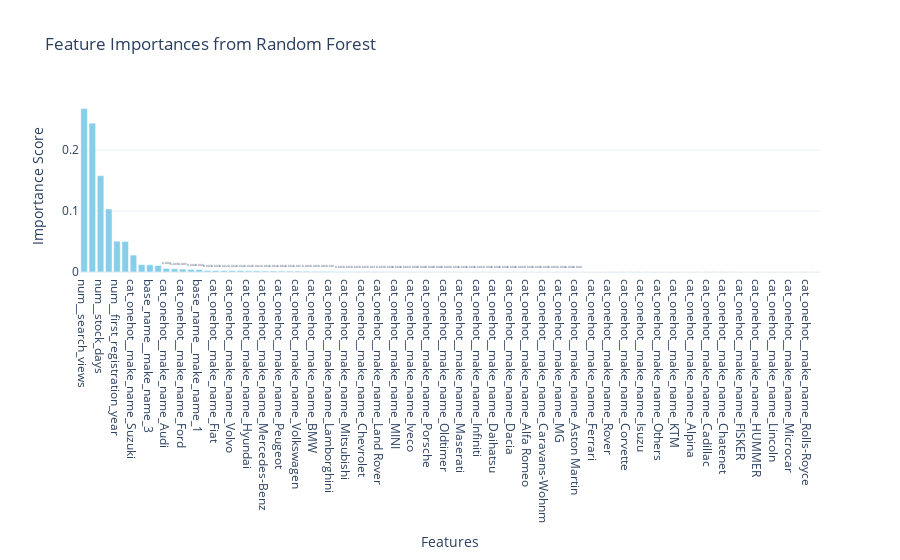

Notebook code for this chart:
### Code cell
import plotly.graph_objects as go
# Get feature names from the preprocessor
feature_names = preprocessor.get_feature_names_out()

importances = rf.feature_importances_

# Get the feature importances from the Random Forest model
# Create a dictionary mapping feature names to their importances
feature_importance_dict = dict(zip(feature_names, importances))

# Optional: Sort the dictionary by importance in descending order
feature_importance_sorted = dict(sorted(feature_importance_dict.items(), key=lambda item: item[1], reverse=True))

fig = go.Figure(data=[
        go.Bar(
            x=list(feature_importance_sorted.keys()),
            y=list(feature_importance_sorted.values()),
            marker=dict(color='skyblue'),
            text=[f"{v:.3f}" for v in feature_importance_sorted.values()],
            textposition='auto'
        )
    ])

# Update layout for better aesthetics
fig.update_layout(
    title='Feature Importances from Random Forest',
    xaxis_title='Features',
    yaxis_title="Importance Score",
    template='plotly_white',
    height=600
)

# Display the figure
fig.show()

### Figure 1 — Plotly figure (JSON) as saved in the notebook; plotly's stock layout.template omitted (floating-point values rounded to 4 significant figures)
{"data": [{"marker": {"color": "skyblue"}, "text": ["0.268", "0.244", "0.158", "0.103", "0.051", "0.050", "0.028", "0.012", "0.012", "0.011", "0.006", "0.005", "0.005", "0.004", "0.004", "0.003", "0.003", "0.002", "0.002", "0.002", "0.002", "0.002", "0.002", "0.002", "0.002", "0.002", "0.001", "0.001", "0.001", "0.001", "0.001", "0.001", "0.001", "0.001", "0.001", "0.001", "0.001", "0.000", "0.000", "0.000", "0.000", "0.000", "0.000", "0.000", "0.000", "0.000", "0.000", "0.000", "0.000", "0.000", "0.000", "0.000", "0.000", "0.000", "0.000", "0.000", "0.000", "0.000", "0.000", "0.000", "0.000", "0.000", "0.000", "0.000", "0.000", "0.000", "0.000", "0.000", "0.000", "0.000", "0.000", "0.000", "0.000", "0.000", "0.000", "0.000", "0.000", "0.000", "0.000", "0.000", "0.000", "0.000", "0.000", "0.000", "0.000", "0.000", "0.000", "0.000", "0.000", "0.000"], "textposition": "auto", "type": "bar", "x": ["num__search_views", "num__detail_views", "num__stock_days", "num__first_zip_digit", "num__first_registration_year", "num__price", "cat_onehot__make_name_Suzuki", "cat_onehot__make_name_Renault", "base_name__make_name_3", "base_name__make_name_2", "cat_onehot__make_name_Audi", "cat_onehot__make_name_Honda", "cat_onehot__make_name_Ford", "cat_onehot__make_name_Kia", "base_name__make_name_1", "cat_onehot__make_name_Aixam", "cat_onehot__make_name_Fiat", "base_name__make_name_0", "cat_onehot__make_name_Volvo", "cat_onehot__make_name_Buick", "cat_onehot__make_name_Hyundai", "cat_onehot__make_name_Chrysler", "cat_onehot__make_name_Mercedes-Benz", "cat_onehot__make_name_Subaru", "cat_onehot__make_name_Peugeot", "cat_onehot__make_name_Opel", "cat_onehot__make_name_Volkswagen", "cat_onehot__make_name_Mazda", "cat_onehot__make_name_BMW", "cat_onehot__make_name_SEAT", "cat_onehot__make_name_Lamborghini", "cat_onehot__make_name_Toyota", "cat_onehot__make_name_Mitsubishi", "cat_onehot__make_name_Citroen", "cat_onehot__make_name_Chevrolet", "cat_onehot__make_name_Daewoo", "cat_onehot__make_name_Land Rover", "cat_onehot__make_name_Nissan", "cat_onehot__make_name_MINI", "cat_onehot__make_name_Skoda", "cat_onehot__make_name_Iveco", "cat_onehot__make_name_smart", "cat_onehot__make_name_Porsche", "cat_onehot__make_name_Tesla", "cat_onehot__make_name_Oldtimer", "cat_onehot__make_name_SsangYong", "cat_onehot__make_name_Maserati", "cat_onehot__make_name_Saab", "cat_onehot__make_name_Infiniti", "cat_onehot__make_name_Lancia", "cat_onehot__make_name_Daihatsu", "cat_onehot__make_name_Lexus", "cat_onehot__make_name_Dacia", "cat_onehot__make_name_Jeep", "cat_onehot__make_name_Alfa Romeo", "cat_onehot__make_name_Dodge", "cat_onehot__make_name_Caravans-Wohnm", "cat_onehot__make_name_Jaguar", "cat_onehot__make_name_MG", "cat_onehot__make_name_DS Automobiles", "cat_onehot__make_name_Aston Martin", "cat_onehot__make_name_Austin", "cat_onehot__make_name_Ferrari", "cat_onehot__make_name_Triumph", "cat_onehot__make_name_Rover", "cat_onehot__make_name_Daimler", "cat_onehot__make_name_Corvette", "cat_onehot__make_name_Kawasaki", "cat_onehot__make_name_Isuzu", "cat_onehot__make_name_Amphicar", "cat_onehot__make_name_Others ", "cat_onehot__make_name_Alpine", "cat_onehot__make_name_KTM", "cat_onehot__make_name_Abarth", "cat_onehot__make_name_Alpina", "cat_onehot__make_name_Bentley", "cat_onehot__make_name_Cadillac", "cat_onehot__make_name_Casalini", "cat_onehot__make_name_Chatenet", "cat_onehot__make_name_DFSK", "cat_onehot__make_name_FISKER", "cat_onehot__make_name_GMC", "cat_onehot__make_name_HUMMER", "cat_onehot__make_name_Ligier", "cat_onehot__make_name_Lincoln", "cat_onehot__make_name_McLaren", "cat_onehot__make_name_Microcar", "cat_onehot__make_name_Oldsmobile", "cat_onehot__make_name_Rolls-Royce", "cat_onehot__make_name_Trucks-Lkw"], "y": [0.2681, 0.2443, 0.1582, 0.1034, 0.05059, 0.05022, 0.02776, 0.01207, 0.01196, 0.0106, 0.006028, 0.005308, 0.004778, 0.004241, 0.004052, 0.002687, 0.002664, 0.002467, 0.002426, 0.00242, 0.002014, 0.002002, 0.001823, 0.001785, 0.001651, 0.001596, 0.00149, 0.001347, 0.001154, 0.001111, 0.00109, 0.0008971, 0.0008491, 0.0007065, 0.0006762, 0.0006726, 0.000671, 0.0004857, 0.0004266, 0.000399, 0.0003964, 0.0003355, 0.00033, 0.0002808, 0.0001894, 0.0001788, 0.0001602, 0.0001279, 0.0001203, 0.0001192, 0.0001089, 7.804e-05, 6.555e-05, 6.356e-05, 5.989e-05, 4.971e-05, 4.347e-05, 3.588e-05, 3.334e-05, 2.309e-05, 1.436e-05, 7.338e-06, 3.341e-06, 1.309e-06, 1.306e-06, 1.266e-06, 1.058e-06, 6.53e-07, 4.59e-07, 3.5e-07, 2.318e-07, 8.512e-08, 1.339e-08, 0, 0, 0, 0, 0, 0, 0, 0, 0, 0, 0, 0, 0, 0, 0, 0, 0]}], "layout": {"autosize": true, "title": {"text": "Feature Importances from Random Forest"}, "xaxis": {"autorange": true, "range": [-0.5, 89.5], "title": {"text": "Features"}, "type": "category"}, "yaxis": {"autorange": true, "range": [0, 0.2822], "title": {"text": "Importance Score"}, "type": "linear"}}}
